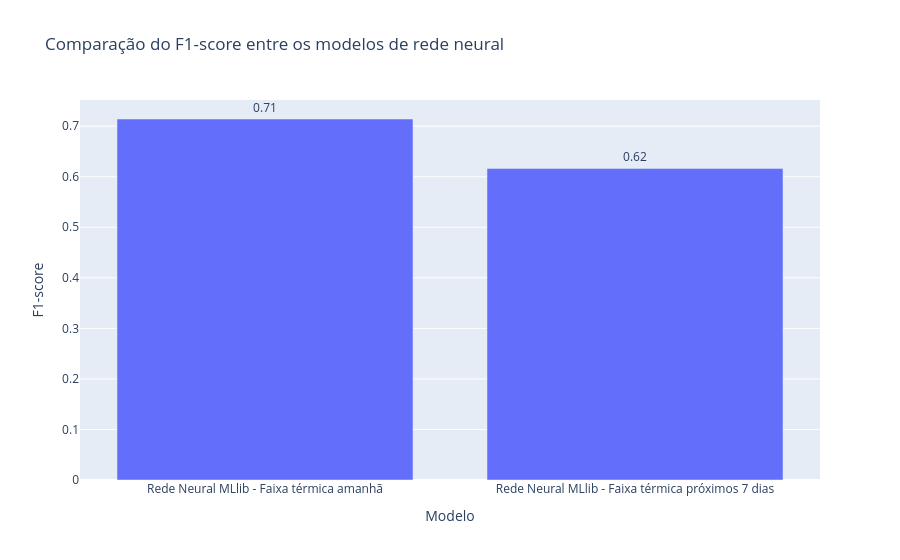

Source (notebook cell):
### Code cell
metricas_f1_plot_df = spark.sql("""
    SELECT modelo, f1
    FROM metricas_mlp
    ORDER BY modelo
""")

fig = px.bar(
    spark_df_para_dicts(metricas_f1_plot_df),
    x="modelo",
    y="f1",
    text="f1",
    title="Comparação do F1-score entre os modelos de rede neural",
    labels={"modelo": "Modelo", "f1": "F1-score"}
)

fig.update_traces(texttemplate="%{text:.2f}", textposition="outside")
fig.show()

### Figure 1 — Plotly figure (JSON) as saved in the notebook; plotly's stock layout.template omitted (floating-point values rounded to 4 significant figures)
{"data": [{"hovertemplate": "Modelo=%{x}<br>F1-score=%{text}<extra></extra>", "legendgroup": "", "marker": {"color": "#636efa", "pattern": {"shape": ""}}, "name": "", "orientation": "v", "showlegend": false, "text": [0.7142, 0.6165], "textposition": "outside", "texttemplate": "%{text:.2f}", "type": "bar", "x": ["Rede Neural MLlib - Faixa térmica amanhã", "Rede Neural MLlib - Faixa térmica próximos 7 dias"], "xaxis": "x", "y": [0.7142, 0.6165], "yaxis": "y"}], "layout": {"barmode": "relative", "legend": {"tracegroupgap": 0}, "title": {"text": "Comparação do F1-score entre os modelos de rede neural"}, "xaxis": {"anchor": "y", "domain": [0, 1], "title": {"text": "Modelo"}}, "yaxis": {"anchor": "x", "domain": [0, 1], "title": {"text": "F1-score"}}}}
